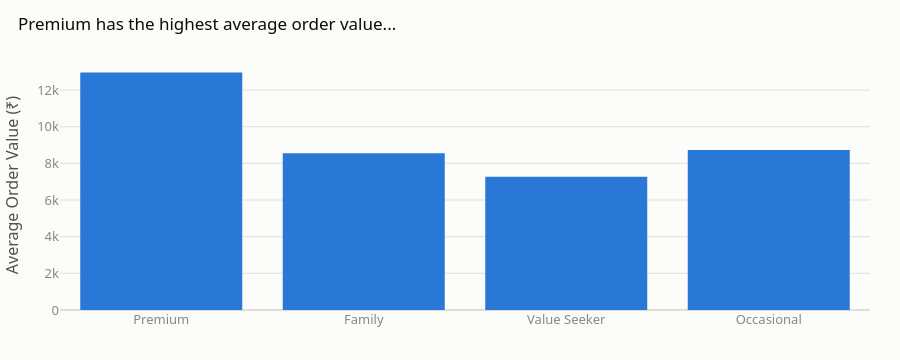
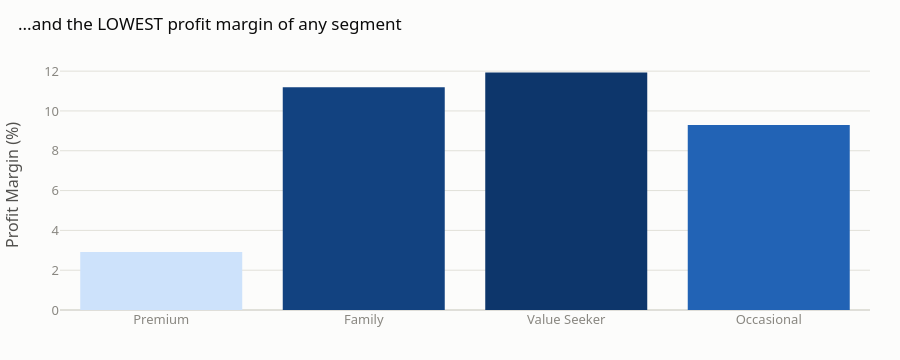

Notebook code for these charts, in order:
### Code cell
fig = px.bar(seg.reset_index(), x="Customer_Segment", y=["AOV"], color_discrete_sequence=[CATEGORICAL[0]],
             title="Premium has the highest average order value...")
fig.update_layout(yaxis_title="Average Order Value (₹)", xaxis_title=None, showlegend=False)
finalize(fig, height=360).show()

fig2 = px.bar(seg.reset_index(), x="Customer_Segment", y="Margin_Pct",
              title="...and the LOWEST profit margin of any segment",
              color="Margin_Pct", color_continuous_scale=SEQUENTIAL_BLUE)
fig2.update_layout(yaxis_title="Profit Margin (%)", xaxis_title=None, coloraxis_showscale=False)
finalize(fig2, height=360).show()

### Figure 1 — Plotly figure (JSON) as saved in the notebook; plotly's stock layout.template omitted (floating-point values rounded to 4 significant figures)
{"data": [{"hovertemplate": "variable=AOV<br>Customer_Segment=%{x}<br>value=%{y}<extra></extra>", "legendgroup": "AOV", "marker": {"color": "#2a78d6", "pattern": {"shape": ""}}, "name": "AOV", "orientation": "v", "showlegend": true, "textposition": "auto", "type": "bar", "x": ["Premium", "Family", "Value Seeker", "Occasional"], "xaxis": "x", "y": [12960.0, 8551.0, 7275.0, 8731.0], "yaxis": "y"}], "layout": {"barmode": "relative", "height": 360, "legend": {"orientation": "h", "title": {"text": "variable"}, "tracegroupgap": 0, "x": 0, "xanchor": "left", "y": 1.02, "yanchor": "bottom"}, "showlegend": false, "title": {"text": "Premium has the highest average order value..."}, "xaxis": {"anchor": "y", "domain": [0.0, 1.0], "title": {}}, "yaxis": {"anchor": "x", "domain": [0.0, 1.0], "title": {"text": "Average Order Value (₹)"}}}}

### Figure 2 — Plotly figure (JSON) as saved in the notebook; plotly's stock layout.template omitted (floating-point values rounded to 4 significant figures)
{"data": [{"hovertemplate": "Customer_Segment=%{x}<br>Margin_Pct=%{marker.color}<extra></extra>", "legendgroup": "", "marker": {"color": [2.911, 11.19, 11.93, 9.297], "coloraxis": "coloraxis", "pattern": {"shape": ""}}, "name": "", "orientation": "v", "showlegend": false, "textposition": "auto", "type": "bar", "x": ["Premium", "Family", "Value Seeker", "Occasional"], "xaxis": "x", "y": [2.911, 11.19, 11.93, 9.297], "yaxis": "y"}], "layout": {"barmode": "relative", "coloraxis": {"autocolorscale": false, "colorbar": {"title": {"text": "Margin_Pct"}}, "colorscale": [[0.0, "#cde2fb"], [0.1667, "#9ec5f4"], [0.3333, "#6da7ec"], [0.5, "#3987e5"], [0.6667, "#256abf"], [0.8333, "#184f95"], [1.0, "#0d366b"]], "showscale": false}, "height": 360, "legend": {"orientation": "h", "tracegroupgap": 0, "x": 0, "xanchor": "left", "y": 1.02, "yanchor": "bottom"}, "title": {"text": "...and the LOWEST profit margin of any segment"}, "xaxis": {"anchor": "y", "domain": [0.0, 1.0], "title": {}}, "yaxis": {"anchor": "x", "domain": [0.0, 1.0], "title": {"text": "Profit Margin (%)"}}}}
